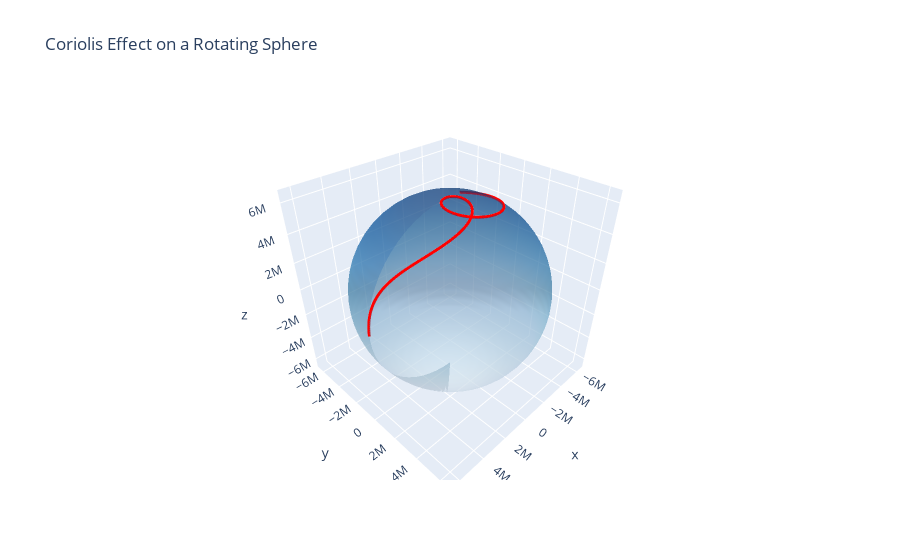

The code cell stored with this chart in its notebook:
### Code cell
import numpy as np
import plotly.graph_objects as go

# Constants
R = 6.371e6
Omega = 7.2921e-5
dt = 60
T = 20 * 3600
N = int(T / dt)

# Initial position (equator)
theta = np.pi / 2
phi = 0
v = 200  # m/s northward

theta_list = [theta]
phi_list = [phi]

# Initial velocities
v_theta = -v / R
v_phi = 0

for _ in range(N):
    f = 2 * Omega * np.cos(theta)
    v_phi += (f * v * dt) / R
    theta += v_theta * dt
    phi += v_phi * dt
    theta_list.append(theta)
    phi_list.append(phi)

# Cartesian coordinates
x = R * np.sin(theta_list) * np.cos(phi_list)
y = R * np.sin(theta_list) * np.sin(phi_list)
z = R * np.cos(theta_list)

# Sphere (Earth) mesh
u, v = np.linspace(0, 2 * np.pi, 60), np.linspace(0, np.pi, 30)
u, v = np.meshgrid(u, v)
x_sphere = R * np.sin(v) * np.cos(u)
y_sphere = R * np.sin(v) * np.sin(u)
z_sphere = R * np.cos(v)

# Plotly figure
fig = go.Figure()

# Earth surface
fig.add_trace(go.Surface(x=x_sphere, y=y_sphere, z=z_sphere,
                         colorscale='Blues', showscale=False, opacity=0.5))

# Trajectory
fig.add_trace(go.Scatter3d(x=x, y=y, z=z, mode='lines',
                           line=dict(color='red', width=6),
                           name='Trajectory'))

fig.update_layout(scene=dict(aspectmode='data'),
                  title='Coriolis Effect on a Rotating Sphere',
                  showlegend=False)

fig.show()

### Figure 1 — Plotly figure (JSON) as saved in the notebook; plotly's stock layout.template omitted (floating-point values rounded to 4 significant figures; data arrays with more than 128 entries replaced by an {"elided": "..."} marker saying what was removed)
{"data": [{"colorscale": [[0, "rgb(247,251,255)"], [0.125, "rgb(222,235,247)"], [0.25, "rgb(198,219,239)"], [0.375, "rgb(158,202,225)"], [0.5, "rgb(107,174,214)"], [0.625, "rgb(66,146,198)"], [0.75, "rgb(33,113,181)"], [0.875, "rgb(8,81,156)"], [1, "rgb(8,48,107)"]], "opacity": 0.5, "showscale": false, "type": "surface", "x": {"elided": "30x60 float values"}, "y": {"elided": "30x60 float values"}, "z": {"elided": "30x60 float values"}}, {"line": {"color": "red", "width": 6}, "mode": "lines", "name": "Trajectory", "type": "scatter3d", "x": {"elided": "1201 float values"}, "y": {"elided": "1201 float values"}, "z": {"elided": "1201 float values"}}], "layout": {"scene": {"aspectmode": "data"}, "showlegend": false, "title": {"text": "Coriolis Effect on a Rotating Sphere"}}}
